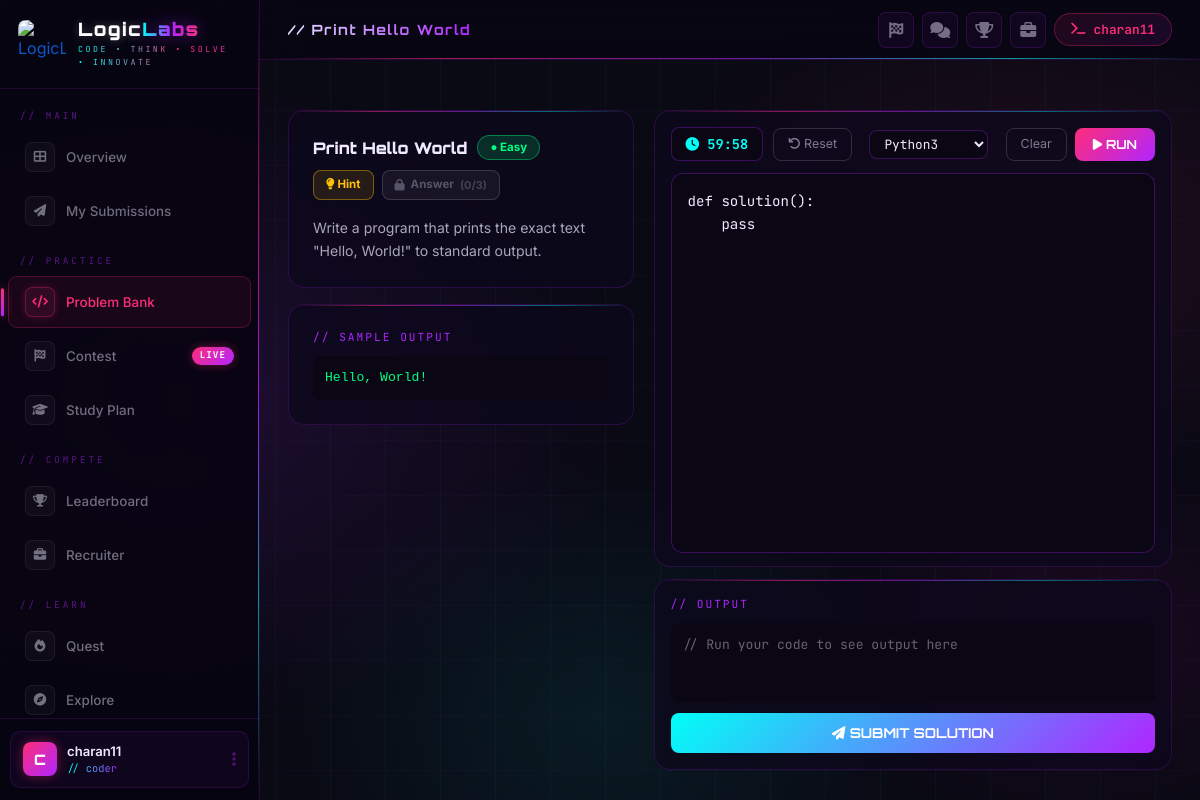
Screenshot of /questions/1/ (signed in) with the database file from the repository.
### accounts/models.py (models this page shows, shortened)
class User(AbstractUser):
    ROLE_CHOICES = (
        ('candidate', 'Candidate'),
        ('examiner', 'Examiner'),
        ('admin', 'Admin'),
    )
    full_name = models.CharField(max_length=150, blank=True)
    role = models.CharField(max_length=20, choices=ROLE_CHOICES, default='candidate')
    mobile = models.CharField(max_length=15, blank=True, null=True)
    profile_picture = models.ImageField(upload_to='profiles/', blank=True, null=True)
    bio = models.TextField(blank=True)
    organization = models.CharField(max_length=200, blank=True)
    created_at = models.DateTimeField(auto_now_add=True)
    updated_at = models.DateTimeField(auto_now=True)

### questions/models.py (models this page shows, shortened)
class Question(models.Model):
    DIFFICULTY_CHOICES = [
        ('Easy', 'Easy'),
        ('Medium', 'Medium'),
        ('Hard', 'Hard'),
    ]
    title = models.CharField(max_length=200)
    description = models.TextField()
    topic = models.CharField(max_length=100, default='General', blank=True)
    difficulty = models.CharField(max_length=10, choices=DIFFICULTY_CHOICES)
    sample_input = models.TextField(blank=True)
    sample_output = models.TextField(blank=True)
    hint = models.TextField(blank=True, help_text="Hint shown to candidates")
    answer = models.TextField(blank=True, help_text="Reference solution shown after 3 failed attempts")
    time_limit = models.PositiveIntegerField(default=60, help_text="Time limit in minutes for this question")
    created_at = models.DateTimeField(auto_now_add=True)

### questions/views.py (the view)
# urls.py: path('<int:pk>/', views.question_detail, name='question_detail'),
@login_required
def question_detail(request, pk):
    question = get_object_or_404(Question, pk=pk)
    return render(request, 'questions/question_detail.html', {
        'question': question,
    })

### accounts/context_processors.py (called while the page is built)
def theme(request):
    active_theme = 'dark'
    user = getattr(request, 'user', None)
    if user is not None and user.is_authenticated:
        settings_obj = getattr(user, 'settings', None)
        if settings_obj is not None:
            active_theme = settings_obj.theme
    return {'active_theme': active_theme}

### templates/questions/question_detail.html (shortened to what this page needs)
{% extends 'base.html' %}
{% block page_title %}// {{ question.title }}{% endblock %}
{% block content %}
<div class="editor-container">
  <div class="problem-panel">
    <div class="card-glass p-4 mb-3">
      <div style="display:flex;align-items:center;justify-content:space-between;margin-bottom:16px;gap:10px;flex-wrap:wrap;">
        <div style="display:flex;align-items:center;gap:10px;">
          <span style="font-family:'Orbitron',monospace;font-size:1rem;font-weight:900;color:#f0eaff;">{{ question.title }}</span>
          {% if question.difficulty == 'Easy' %}
            <span style="background:rgba(0,255,130,0.15);color:#00ff82;padding:3px 12px;border-radius:20px;font-size:0.72rem;font-weight:700;border:1px solid rgba(0,255,130,0.4);">● Easy</span>
          {% elif question.difficulty == 'Medium' %}
            <span style="background:rgba(255,193,7,0.15);color:#ffc107;padding:3px 12px;border-radius:20px;font-size:0.72rem;font-weight:700;border:1px solid rgba(255,193,7,0.4);">● Medium</span>
          {% else %}
            <span style="background:rgba(255,45,120,0.15);color:#ff2d78;padding:3px 12px;border-radius:20px;font-size:0.72rem;font-weight:700;border:1px solid rgba(255,45,120,0.4);">● Hard</span>
          {% endif %}
        </div>
        <div style="display:flex;gap:8px;align-items:center;">
          <button onclick="showHint()" style="padding:5px 12px;border-radius:8px;border:1px solid rgba(255,193,7,0.4);background:rgba(255,193,7,0.1);color:#ffc107;font-size:0.72rem;font-weight:700;cursor:pointer;">
            <i class="fas fa-lightbulb"></i> Hint
          </button>
          <button id="answer-btn" onclick="showAnswer()" disabled
            style="padding:5px 12px;border-radius:8px;border:1px solid rgba(255,255,255,0.15);background:rgba(255,255,255,0.05);color:rgba(240,234,255,0.3);font-size:0.72rem;font-weight:700;cursor:not-allowed;display:flex;align-items:center;gap:6px;">
            <i class="fas fa-lock"></i> Answer <span id="attempt-counter" style="font-size:0.68rem;opacity:0.7;">(0/3)</span>
          </button>
        </div>
      </div>
      <div style="color:rgba(240,234,255,0.7);font-size:0.88rem;line-height:1.7;">{{ question.description }}</div>
    </div>
    {% if question.sample_output %}
    <div class="card-glass p-4">
      <div style="font-family:'JetBrains Mono',monospace;font-size:0.7rem;color:#b026ff;letter-spacing:2px;margin-bottom:10px;">// SAMPLE OUTPUT</div>
      <pre style="background:#0a0614;border-radius:8px;padding:12px;color:#00ff82;font-size:0.82rem;margin:0;">{{ question.sample_output }}</pre>
    </div>
    {% endif %}
  </div>
  <div class="code-panel">
    <div class="card-glass p-3" style="flex:1;display:flex;flex-direction:column;">
      <div style="display:flex;justify-content:space-between;align-items:center;margin-bottom:12px;gap:12px;flex-wrap:wrap;">
        <div style="display:flex;align-items:center;gap:10px;">
          <div id="timerBox" style="background:#0a0614;border:1px solid rgba(176,38,255,0.3);border-radius:8px;padding:6px 14px;color:#00fff7;font-family:'JetBrains Mono',monospace;font-size:0.85rem;font-weight:700;">
            <i class="fas fa-clock"></i> <span id="timerDisplay">60:00</span>
          </div>
          <button onclick="resetEverything()" style="padding:6px 14px;border-radius:8px;border:1px solid rgba(255,255,255,0.15);background:transparent;color:rgba(240,234,255,0.5);font-size:0.78rem;cursor:pointer;">
            <i class="fas fa-undo"></i> Reset
          </button>
        </div>
        <select id="lang-select" style="background:#0a0614;border:1px solid rgba(176,38,255,0.3);border-radius:8px;color:#f0eaff;padding:4px 10px;font-family:'JetBrains Mono',monospace;font-size:0.8rem;" onchange="changeLanguage(this.value)">
          <option value="python">Python3</option>
        </select>
        <div style="display:flex;gap:8px;">
          <button onclick="clearEditor()" style="padding:6px 14px;border-radius:8px;border:1px solid rgba(255,255,255,0.15);background:transparent;color:rgba(240,234,255,0.5);font-size:0.78rem;cursor:pointer;">Clear</button>
          <button onclick="submitCode()" style="padding:6px 18px;border-radius:8px;border:none;background:linear-gradient(135deg,#ff2d78,#b026ff);color:#fff;font-size:0.78rem;font-weight:700;cursor:pointer;font-family:'Orbitron',monospace;">
            <i class="fas fa-play"></i> RUN
          </button>
        </div>
      </div>
      <textarea id="code-editor" placeholder="# Write your solution here..."></textarea>
    </div>
    <div class="card-glass p-3">
      <div style="font-family:'JetBrains Mono',monospace;font-size:0.7rem;color:#b026ff;letter-spacing:2px;margin-bottom:10px;">// OUTPUT</div>
      <div id="output-area" style="min-height:80px;background:#0a0614;border-radius:8px;padding:12px;font-family:'JetBrains Mono',monospace;font-size:0.82rem;color:rgba(240,234,255,0.4);">
        // Run your code to see output here
      </div>
      <form method="post" id="submit-form" action="/questions/submit/{{ question.pk }}/" style="margin-top:10px;">
        <button type="submit" style="width:100%;padding:10px;border-radius:8px;border:none;background:linear-gradient(135deg,#00fff7,#b026ff);color:#fff;font-family:'Orbitron',monospace;font-size:0.85rem;font-weight:700;cursor:pointer;">
          <i class="fas fa-paper-plane"></i> SUBMIT SOLUTION
        </button>
      </form>
    </div>
  </div>
</div>
{% endblock %}

### templates/base.html (shortened to what this page needs)
{% load static %}
<!DOCTYPE html>
<html lang="en" data-theme="{{ active_theme|default:'dark' }}">
<head>
  <link href="https://cdn.jsdelivr.net/npm/bootstrap@5.3.0/dist/css/bootstrap.min.css" rel="stylesheet">
  <link href="https://cdnjs.cloudflare.com/ajax/libs/font-awesome/6.4.0/css/all.min.css" rel="stylesheet">
</head>
<body>
<div class="bg-layer"></div>
<div class="sidebar" id="sidebar">
  <a href="/" style="text-decoration: none; display: block;">
    <div class="sidebar-logo">
      <div class="logo-icon">
        <img src="https://encrypted-tbn0.gstatic.com/images?q=tbn:ANd9GcTFFJdllY1_vWrWkBGH7nWHv2JdnkgoW9ORVaNHkQkDvQ&s" alt="LogicLabs Logo" style="width: 100%; height: 100%; object-fit: cover; border-radius: 8px;">
      </div>
      <div class="logo-text-wrap">
        <div class="logo-name">
          <span class="l">Logic</span><span class="r">Labs</span>
        </div>
        <div class="logo-tagline">Code • Think • Solve • Innovate</div>
      </div>
    </div>
  </a>
  <div class="sidebar-nav">
    <div class="sidebar-section">// Main</div>
    <a href="/dashboard/" class="nav-item-side {% if request.path == '/dashboard/' %}active{% endif %}">
      <div class="nav-icon"><i class="fas fa-th-large"></i></div>
      Overview
    </a>
    <a href="/submissions/my-submissions/" class="nav-item-side {% if 'submissions' in request.path %}active{% endif %}">
      <div class="nav-icon"><i class="fas fa-paper-plane"></i></div>
      My Submissions
    </a>
    <div class="sidebar-section">// Practice</div>
    <a href="/questions/" class="nav-item-side {% if '/questions/' in request.path %}active{% endif %}">
      <div class="nav-icon"><i class="fas fa-code"></i></div>
  Problem Bank
</a>
    <a href="/contest/" class="nav-item-side {% if 'contest' in request.path %}active{% endif %}">
      <div class="nav-icon"><i class="fas fa-flag-checkered"></i></div>
      Contest
      <span class="nav-badge">LIVE</span>
    </a>
    <a href="/study-plan/" class="nav-item-side {% if 'study-plan' in request.path %}active{% endif %}">
      <div class="nav-icon"><i class="fas fa-graduation-cap"></i></div>
      Study Plan
    </a>
    <div class="sidebar-section">// COMPETE</div>
<a href="/leaderboard/" class="nav-item-side {% if 'leaderboard' in request.path %}active{% endif %}">
  <div class="nav-icon"><i class="fas fa-trophy"></i></div>
  Leaderboard
</a>
<a href="/recruiter/" class="nav-item-side {% if 'recruiter' in request.path %}active{% endif %}">
  <div class="nav-icon"><i class="fas fa-briefcase"></i></div>
  Recruiter
</a>
    <div class="sidebar-section">// Learn</div>
<a href="/quest/quest/" class="nav-item-side {% if request.path == '/quest/quest/'%}active{% endif %}">
  <div class="nav-icon"><i class="fas fa-fire"></i></div>
  Quest
</a>
<a href="/quest/explore/" class="nav-item-side {% if '/explore/' in request.path %}active{% endif %}">
  <div class="nav-icon"><i class="fas fa-compass"></i></div>
  Explore
</a>
  </div>
  {% if user.is_authenticated %}
  <div class="sidebar-bottom">
    <div class="user-card-side">
      <div class="user-avatar" id="sidebarUserAvatar">
        {% if user.profile_picture %}
        <img id="sidebarUserAvatarImg" src="{{ user.profile_picture.url }}" alt="{{ user.username }}">
        {% else %}
        <span id="sidebarUserInitial">{{ user.username|slice:":1"|upper }}</span>
        {% endif %}
      </div>
      <div>
        <div class="user-name" id="sidebarUsername">{{ user.username }}</div>
        <div class="user-role">{% if user.is_staff %}// admin{% else %}// coder{% endif %}</div>
      </div>
      <i class="fas fa-ellipsis-v ms-auto" style="color:rgba(176,38,255,0.4);"></i>
    </div>
  </div>
  {% endif %}
</div>
<div class="main-content">
  <div class="topbar">
    <div class="d-flex align-items-center gap-3">
      <div class="page-title">{% block page_title %}LogicLabs{% endblock %}</div>
    </div>
    <div class="d-flex align-items-center gap-2">
      <a href="/contest/"     class="topbar-btn" title="Contest"><i class="fas fa-flag-checkered"></i></a>
      <a href="/discuss/"     class="topbar-btn" title="Discuss"><i class="fas fa-comments"></i></a>
      <a href="/leaderboard/" class="topbar-btn" title="Leaderboard"><i class="fas fa-trophy"></i></a>
      <a href="/recruiter/" class="topbar-btn" title="Recruiter"><i class="fas fa-briefcase"></i></a>
      {% if user.is_authenticated %}
      <a href="/accounts/profile/" class="topbar-user" id="topbarUserLink">
        <i class="fas fa-terminal"></i> <span id="topbarUsername">{{ user.username }}</span>
      </a>
      {% else %}
      <a href="/accounts/login/" class="btn-gradient" style="padding:7px 18px;font-size:0.8rem;">Login</a>
      {% endif %}
    </div>
  </div>
  <div class="page-content">
    {% block content %}{% endblock %}
  </div>
</div>
</body>
</html>

### templates/questions/question_detail.html (style rules this page uses)
.editor-container { display: flex; gap: 20px; height: calc(100vh - 140px); }
.problem-panel { width: 40%; overflow-y: auto; }
.code-panel { width: 60%; display: flex; flex-direction: column; gap: 12px; }
#code-editor { width: 100%; height: 100%; min-height: 380px; background: #0a0614; color: #f0eaff; font-family: 'JetBrains Mono', monospace; font-size: 0.88rem; padding: 16px; border: 1px solid rgba(176,38,255,0.3); border-radius: 12px; resize: none; outline: none; line-height: 1.6; }

### rows the page displays
User: username "C", username "charan11"
Question: title "Print Hello World", description "Write a program that prints the exact text \"Hello, World!\" to standard output.", sample_output "Hello, World!"
